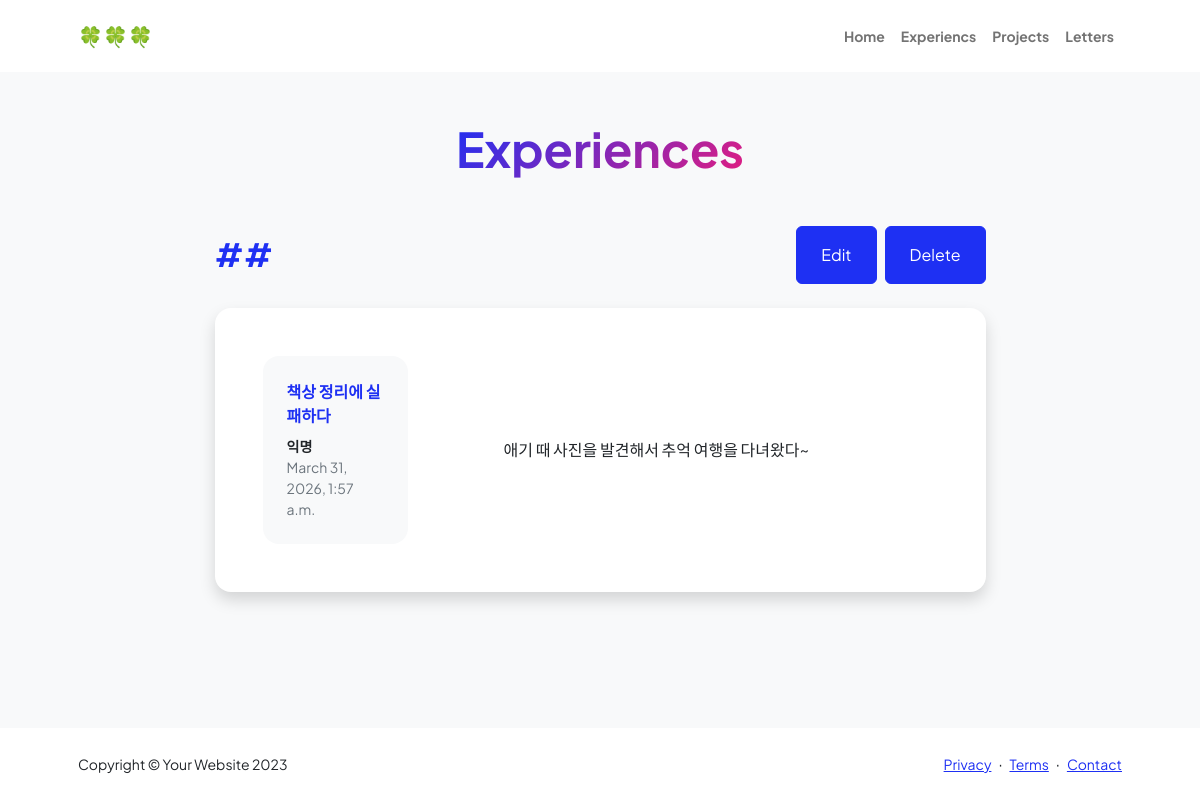
/experiences/9/, run on the app's committed database.
### experiences/models.py (models this page shows, shortened)
class Post(models.Model):
    title = models.CharField(verbose_name="제목", max_length=128)
    body = models.TextField(verbose_name="내용", default="")
    created_at = models.DateTimeField(verbose_name="작성일", auto_now_add=True)

### experiences/views.py (the view)
# urls.py: path("<int:post_id>/", views.experience_detail, name="experience_detail"),
def experience_detail(request, post_id):
    experience = get_object_or_404(Post, pk=post_id)
    return render(request, "experience_detail.html", {"experience" : experience})

### experiences/templates/experience_detail.html (shortened to what this page needs)
{% load static %}
<!DOCTYPE html>
<html lang="en">
<head>
    <link href="https://cdn.jsdelivr.net/npm/bootstrap-icons@1.8.1/font/bootstrap-icons.css" rel="stylesheet" />
    <link href="{% static 'css/styles.css' %}" rel="stylesheet" />
</head>
<body class="d-flex flex-column h-100 bg-light">
    <main class="flex-shrink-0">
        <nav class="navbar navbar-expand-lg navbar-light bg-white py-3">
            <div class="container px-5">
                <a class="navbar-brand" href="{%url 'home' %}"><span class="fw-bolder text-primary">🍀🍀🍀</span></a>
                <div class="collapse navbar-collapse" id="navbarSupportedContent">
                    <ul class="navbar-nav ms-auto mb-2 mb-lg-0 small fw-bolder">
                        <li class="nav-item"><a class="nav-link" href="{%url 'home' %}">Home</a></li>
                        <li class="nav-item"><a class="nav-link" href="{%url 'experiences' %}">Experiencs</a></li>
                        <li class="nav-item"><a class="nav-link" href="{%url 'projects' %}">Projects</a></li>
                        <li class="nav-item"><a class="nav-link" href="{%url 'letters' %}">Letters</a></li>
                    </ul>
                </div>
            </div>
        </nav>
        <div class="container px-5 my-5">
            <div class="text-center mb-5">
                <h1 class="display-5 fw-bolder mb-0"><span class="text-gradient d-inline">Experiences</span></h1>
            </div>
            <div class="row gx-5 justify-content-center">
                <div class="col-lg-11 col-xl-9 col-xxl-8">
                    <section>
                        <div class="d-flex align-items-center justify-content-between mb-4">
                            <h2 class="text-primary fw-bolder mb-0">##</h2>
                            <div class = "d-flex gap-2">
                            <a class="btn btn-primary px-4 py-3" href="{% url 'experience_update' experience.id %}">Edit</a>
                            <a class="btn btn-primary px-4 py-3" href="{% url 'experience_delete' experience.id %}">Delete</a>
                            </div>
                        </div>
                        <div class="card shadow border-0 rounded-4 mb-5">
                            <div class="card-body p-5">
                                <div class="row align-items-center gx-5">
                                    <div class="col text-center text-lg-start mb-4 mb-lg-0 me-lg-5">
                                        <div class="bg-light p-4 rounded-4">
                                            <div class="text-primary fw-bolder mb-2"> {{ experience.title }} </div>
                                            <div class="small fw-bolder">익명</div>
                                            <div class="small text-muted">{{ experience.created_at }}</div>
                                        </div>
                                    </div>
                                    <div class="col-lg-8">
                                        <div>{{ experience.body }}</div>
                                    </div>
                                </div>
                            </div>
                        </div>
                    </section>
                </div>
            </div>
        </div>
    </main>
    <footer class="bg-white py-4 mt-auto">
        <div class="container px-5">
            <div class="row align-items-center justify-content-between flex-column flex-sm-row">
                <div class="col-auto">
                    <div class="small m-0">Copyright &copy; Your Website 2023</div>
                </div>
                <div class="col-auto">
                    <a class="small" href="#!">Privacy</a>
                    <span class="mx-1">&middot;</span>
                    <a class="small" href="#!">Terms</a>
                    <span class="mx-1">&middot;</span>
                    <a class="small" href="#!">Contact</a>
                </div>
            </div>
        </div>
    </footer>
</body>
</html>

### data on the page
Post: title "책상 정리에 실패하다", created_at "March 31, 2026, 1:57 a.m.", body "애기 때 사진을 발견해서 추억 여행을 다녀왔다~"
